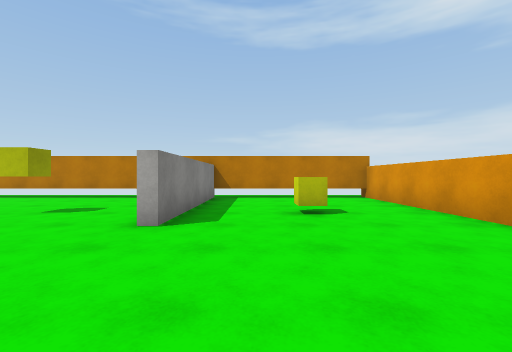
view 1 (above)

15 first-person views from a walk through a 3-D level made in the Unity game engine. The camera is 1.2 m above the floor, looks level and sees 90° across. The floor is counted in squares, 1.8 m on a side. Each view is taken from the middle of a square. On the plan, view 1 faces up. The plan holds only what a view shows up to about 9 squares ahead; the rest is blank. The player is left out. Surface patterns are stand-ins for the level's own textures.

view 2
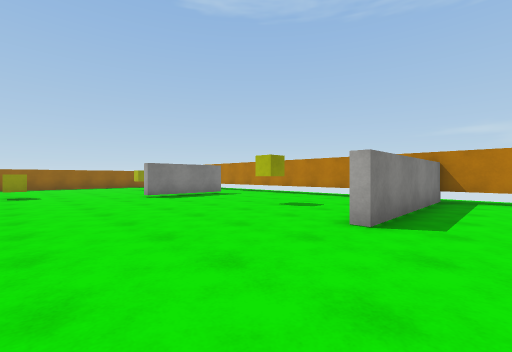

view 3
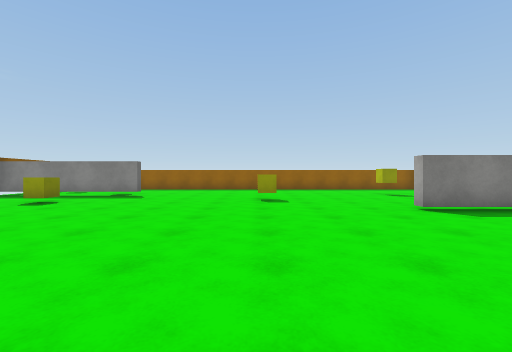

view 4
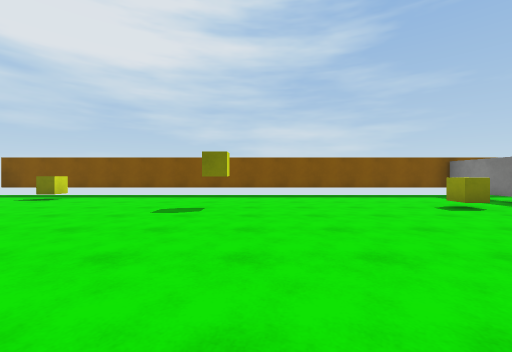

view 5
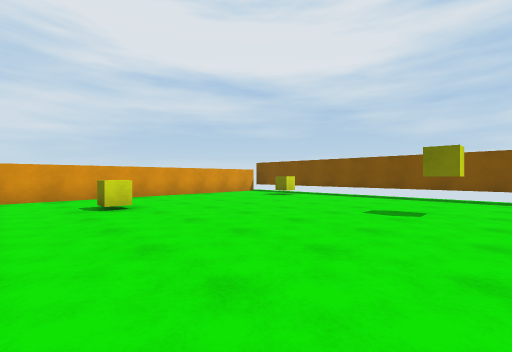

view 6
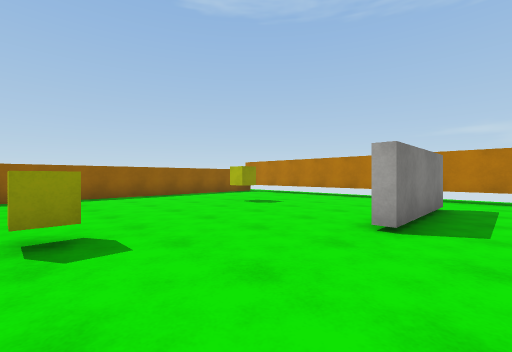

view 7
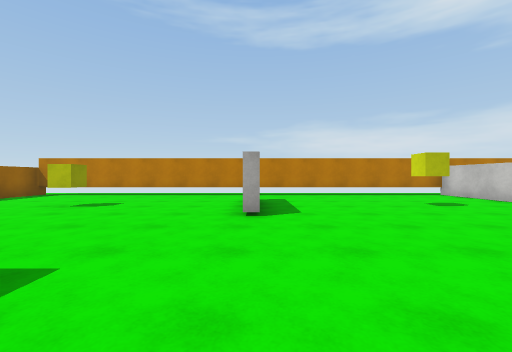

view 8
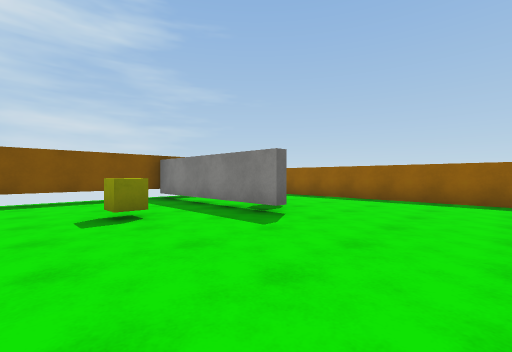

view 9
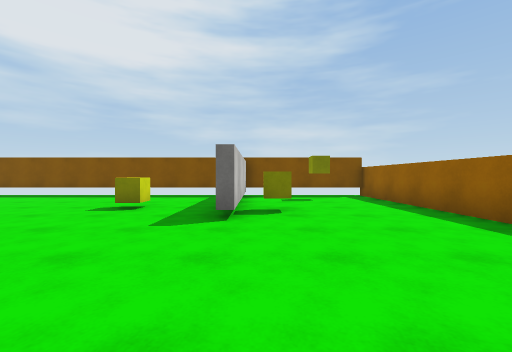

view 10
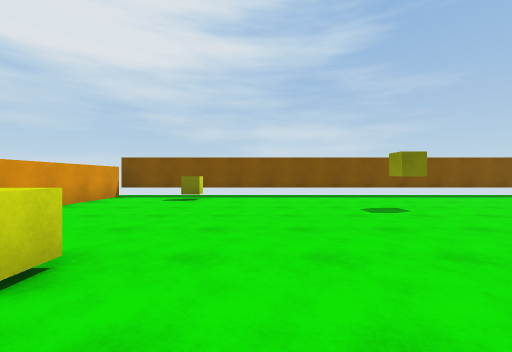

view 11
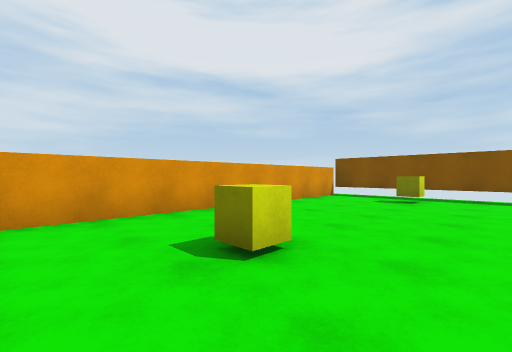

view 12
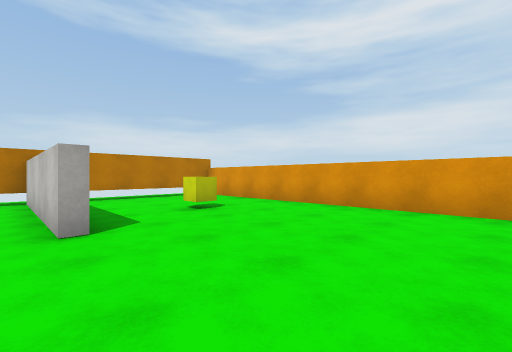

view 13
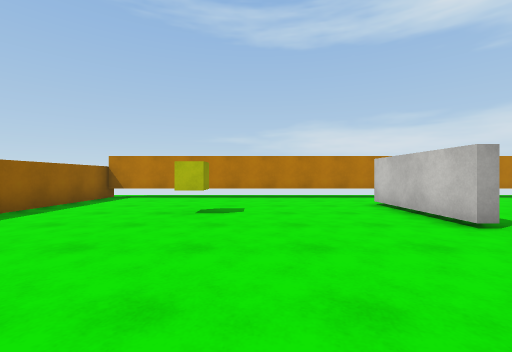

view 14
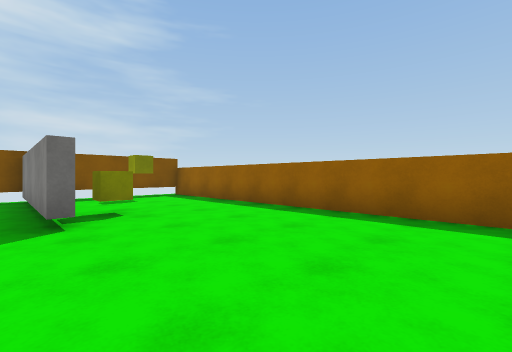

view 15
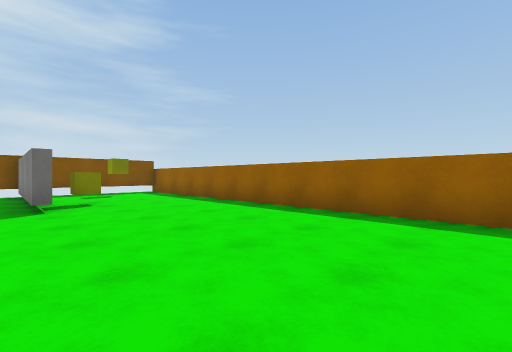

### Floor plan
Key: @ floor where view 1 was taken; # wall or solid block; x gap in a wall; . floor; C yellow cube.
Columns run from 16 left of view 1 to 4 right of it. Each row starts with its distance up from view 1.
  8 #####################
  7 #..............#....#
  6 #.......#......#....#
  5 #...C...#......#.C..#
  4 #.......#......#....#
  3 #...................#
  2 #...................#
  1 #...................#
  0 #.....C.........@...#
 -1 #...................#
 -2 #................C..#
 -3 #...................#
 -4 #....#..............#
 -5 #...C#.C............#
 -6 #....#..............#
 -7 #....#...........C..#
 -8 #....#..............x
 -9 #####################

Positions as (right, up) in squares from view 1, and headings:
1: (0, 0), facing up
2: (0, 0), facing up-left
3: (-3, 0), facing left
4: (-5, 0), facing down
5: (-5, 0), facing down-right
6: (-7, 0), facing up-left
7: (-8, -1), facing up
8: (-8, -1), facing down-left
9: (-12, 0), facing down
10: (-1, 0), facing down
11: (-1, 0), facing down-right
12: (-2, 0), facing up-right
13: (-11, 0), facing up
14: (-11, 0), facing down-left
15: (-11, 2), facing down-left
